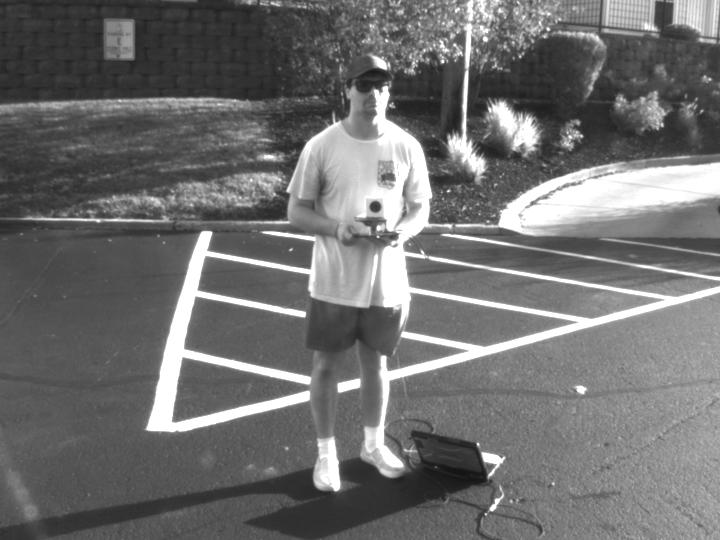
#> input picture DLT_calibration/DLT_test_Sept17/camera_1/target_001.jpeg, 720 x 540 px; its folder holds only this picture in this run
$ python annotate_targets.py
#> lines starting #> are read from the running program, lines starting #| are printed output that depends on the picture; after the words box and inside, x2 and y2 are one past the last pixel; in counts of white or black regions, pixels touching at a corner belong together
import os
import json
import glob
import cv2
import numpy as np

# Updated base directory and target count based on your folder structure
BASE_DIR = r"C:\Users\alexc\Documents\Research\dlt\DLT_test_Sept17"
CAMERAS = ["camera_1", "camera_2", "camera_3"]
NUM_TARGETS = 18
OUTPUT_FILE = os.path.join(BASE_DIR, "manual_2d_coordinates.json")

clicked_point = None

def mouse_callback(event, x, y, flags, param):
    global clicked_point
    if event == cv2.EVENT_LBUTTONDOWN:
        clicked_point = (x, y)

def refine_centroid(img_gray, click_x, click_y, window_size=25):
    h, w = img_gray.shape
    x1, x2 = max(0, click_x - window_size), min(w, click_x + window_size)
    y1, y2 = max(0, click_y - window_size), min(h, click_y + window_size)

    roi = img_gray[y1:y2, x1:x2]
    roi_inv = 255 - roi
    _, thresh = cv2.threshold(roi_inv, np.percentile(roi_inv, 70), 255, cv2.THRESH_TOZERO)

    M = cv2.moments(thresh)
    if M["m00"] != 0:
        cx = x1 + (M["m10"] / M["m00"])
        cy = y1 + (M["m01"] / M["m00"])
        return float(cx), float(cy)
    return float(click_x), float(click_y)

def main():
    global clicked_point
    results = {}

    cv2.namedWindow("Target Annotator", cv2.WINDOW_NORMAL)
    cv2.setMouseCallback("Target Annotator", mouse_callback)

    for cam in CAMERAS:
        results[cam] = {}
        for idx in range(1, NUM_TARGETS + 1):
            # Matches target_001.* regardless of extension (.jpg, .jpeg, .png)
            pattern = os.path.join(BASE_DIR, cam, f"target_{idx:03d}.*")
            matching_files = glob.glob(pattern)

            if not matching_files:
                print(f"Skipping missing file: target_{idx:03d} in {cam}")
                continue

            img_path = matching_files[0]
            filename = os.path.basename(img_path)

            img = cv2.imread(img_path)
#> img is the input picture: shape (540, 720, 3); min 18, max 255, mean 111.5
            if img is None:
                print(f"Error reading image: {img_path}")
                continue

            gray = cv2.cvtColor(img, cv2.COLOR_BGR2GRAY)
            clicked_point = None
            final_coord = None

            while True:
                display = img.copy()

                if clicked_point is not None:
                    cx, cy = refine_centroid(gray, clicked_point[0], clicked_point[1])
                    final_coord = (cx, cy)
                    cv2.circle(display, (int(round(cx)), int(round(cy))), 6, (0, 255, 0), -1)
                    cv2.putText(display, f"({cx:.2f}, {cy:.2f})", (int(cx) + 10, int(cy) - 10),
                                cv2.FONT_HERSHEY_SIMPLEX, 0.5, (0, 255, 0), 1)

                cv2.putText(display, f"{cam} - {filename} | Click dot, SPACE to save, 'r' to reset, 'q' to quit",
                            (10, 30), cv2.FONT_HERSHEY_SIMPLEX, 0.6, (255, 255, 255), 2)
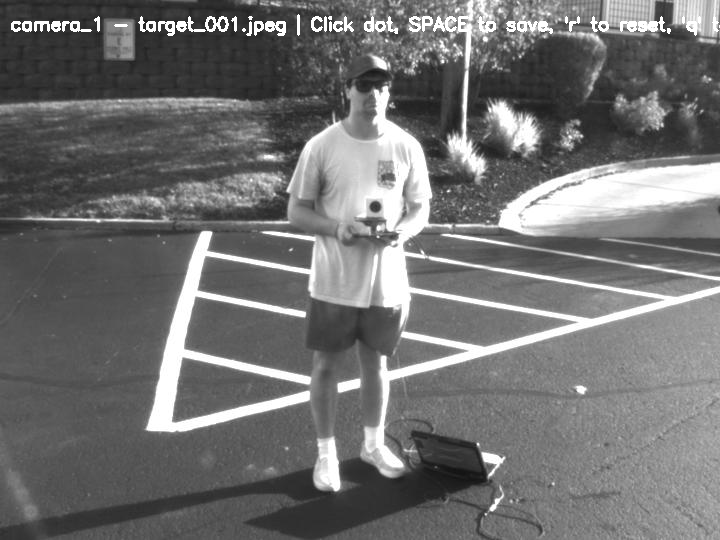
#> display: shape (540, 720, 3); 1.05% of pixels changed, all inside (x1, y1, x2, y2) = (11, 14, 720, 36)

                cv2.imshow("Target Annotator", display)
                key = cv2.waitKey(20) & 0xFF
#> (key q is pressed here)

                if key == ord(' ') and final_coord is not None:
                    results[cam][filename] = final_coord
                    print(f"[{cam}] {filename} -> ({final_coord[0]:.3f}, {final_coord[1]:.3f})")
                    break
                elif key == ord('r'):
                    clicked_point = None
                    final_coord = None
                elif key == ord('q'):
                    print("Annotation aborted.")
                    cv2.destroyAllWindows()
                    return

    cv2.destroyAllWindows()

    with open(OUTPUT_FILE, "w") as f:
        json.dump(results, f, indent=4)
    print(f"\nSuccessfully saved coordinates to {OUTPUT_FILE}")

if __name__ == "__main__":
    main()
